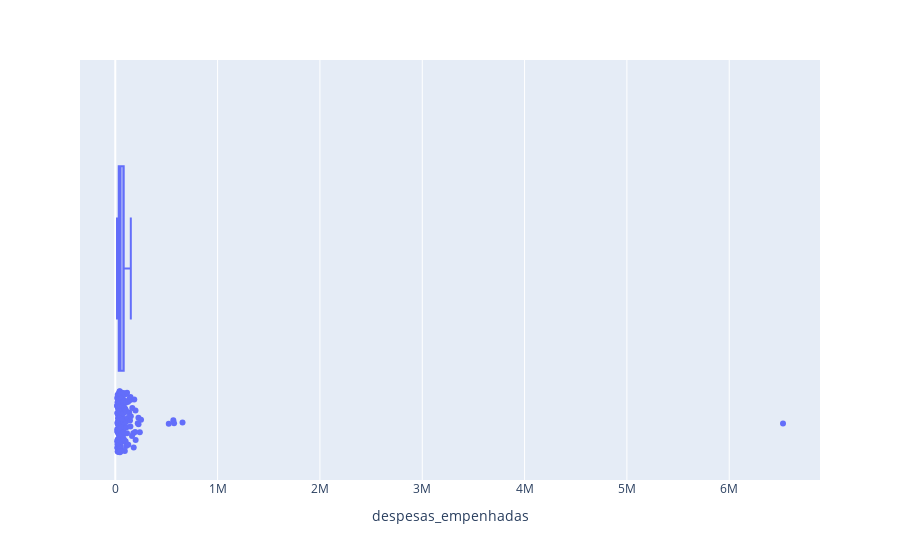

Notebook cell for this chart:
### Code cell
px.box(df, x = 'despesas_empenhadas', points = 'all')

### Figure 1 — Plotly figure (JSON) as saved in the notebook; plotly's stock layout.template omitted (floating-point values rounded to 4 significant figures; data arrays with more than 128 entries replaced by an {"elided": "..."} marker saying what was removed)
{"data": [{"alignmentgroup": "True", "boxpoints": "all", "hovertemplate": "despesas_empenhadas=%{x}<extra></extra>", "legendgroup": "", "marker": {"color": "#636efa"}, "name": "", "notched": false, "offsetgroup": "", "orientation": "h", "showlegend": false, "type": "box", "x": {"elided": "182 float values"}, "x0": " ", "xaxis": "x", "y0": " ", "yaxis": "y"}], "layout": {"boxmode": "group", "legend": {"tracegroupgap": 0}, "margin": {"t": 60}, "xaxis": {"anchor": "y", "domain": [0, 1], "title": {"text": "despesas_empenhadas"}}, "yaxis": {"anchor": "x", "domain": [0, 1]}}}
